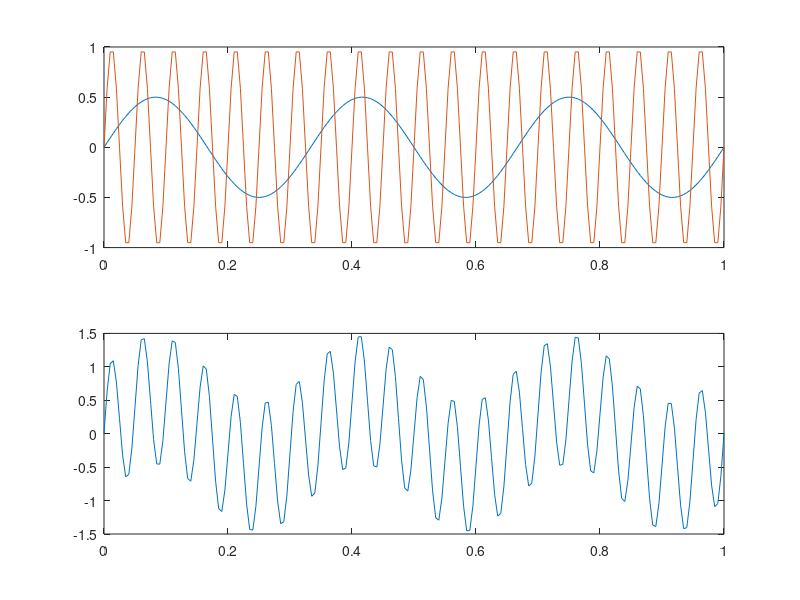
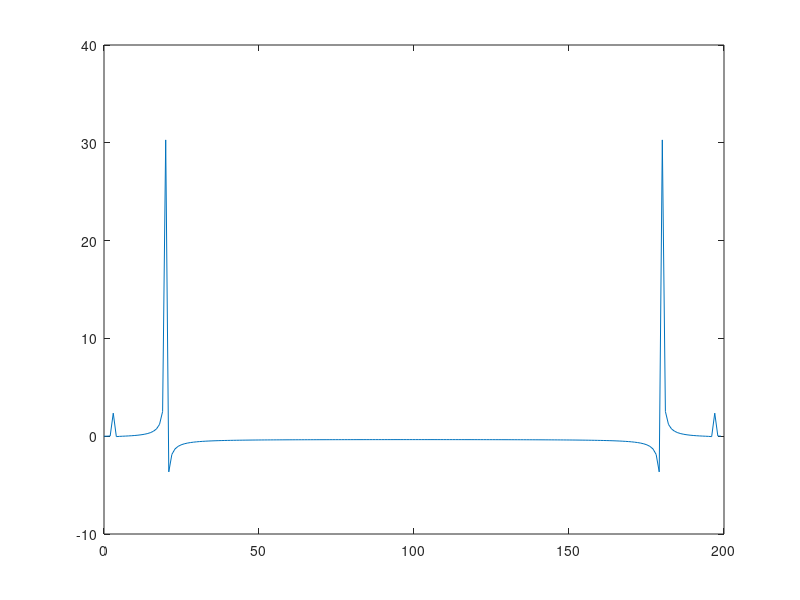
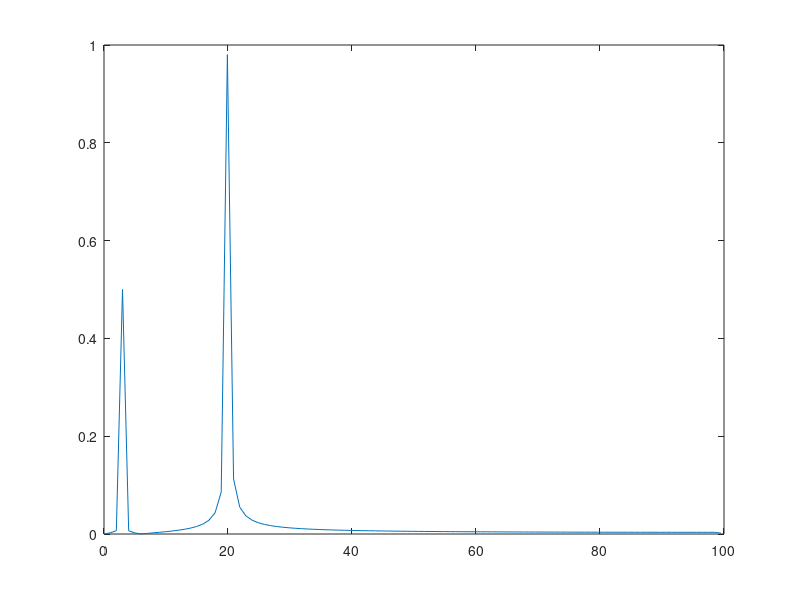

These figures' MATLAB source, in order:
%% Towards understanding frequency domain filters
% First we need to understand the double-sided spectrum of matlab's fft().
% If you give it some signal that was sampled at 30 Hz, the double sided
% spectrum will be from -15 Hz -> 0 -> 15 Hz. Let's use a simple signals
% with two sinusoids at 2 and 10 Hz...
% INCOMPLETE

clearvars
close all
Fs = 200; % 30 Hz
t = (0:(1/Fs):1);
F1 =  3;  % 2 Hz
F2 =   20;  % 10 Hz
signal_1 = .5*sin(2*pi*F1*t);
signal_2 = sin(2*pi*F2*t);
signal_total = signal_1 + signal_2;


subplot(2,1,1)
plot(t,signal_1)
hold on
plot(t,signal_2)

subplot(2,1,2)
plot(t,signal_total)

%%
% Now that we have our signals. Lets see the double-sided spectrum 

L = length(signal_total);
signal_fft2 = fft(signal_total);
freq = Fs*(0:(L-1))/L;

figure
plot(freq, signal_fft2)

Y = fft(signal_total);
P2 = abs(Y/L);
P1 = P2(1:L/2+1);
P1(2:end-1) = 2*P1(2:end-1);
freq = Fs*(0:(L/2))/L;

figure
plot(freq,P1)